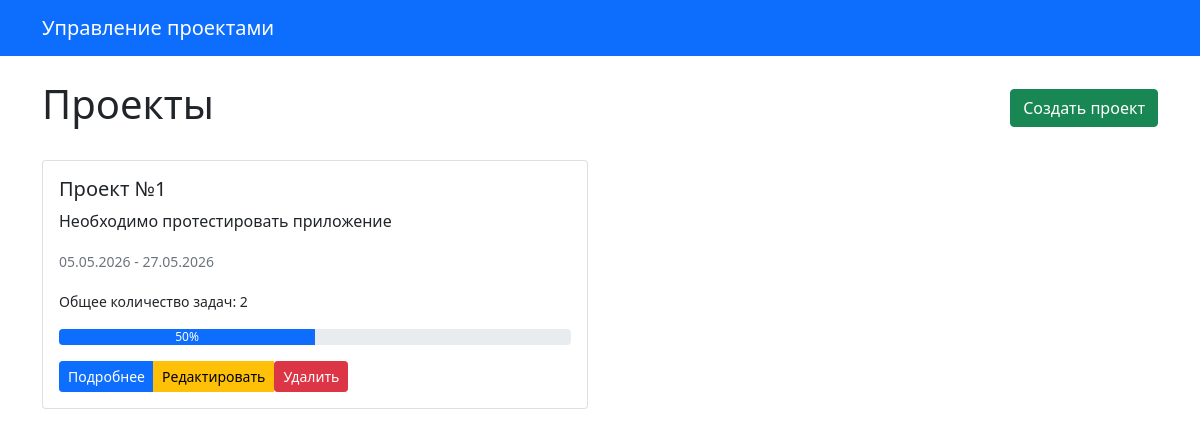
The app's page /project/ with its own data.
### models/project.py (models this page shows, shortened)
class Project(db.Model):
    __tablename__ = 'projects'
    id = db.Column(db.Integer, primary_key=True)
    name = db.Column(db.String(200), nullable=False)
    description = db.Column(db.Text, nullable=True)
    start_date = db.Column(db.Date, nullable=False)
    end_date = db.Column(db.Date, nullable=True)
    tasks = db.relationship('Task', backref='project', lazy=True, cascade='all, delete-orphan')
    def get_progress(self):
        total_tasks = len(self.tasks)
        if total_tasks == 0:
            return 0
        completed_tasks = sum(1 for task in self.tasks if task.status == TaskStatus.COMPLETED)
        return int((completed_tasks / total_tasks) * 100)
    def get_task_count(self):
        return len(self.tasks)

### models/task.py (models this page shows, shortened)
class Task(db.Model):
    __tablename__ = 'tasks'
    id = db.Column(db.Integer, primary_key=True)
    name = db.Column(db.String(200), nullable=False)
    description = db.Column(db.Text, nullable=True)
    status = db.Column(db.Enum(TaskStatus), nullable=False, default=TaskStatus.NEW)
    priority = db.Column(db.Enum(TaskPriority), nullable=False, default=TaskPriority.MEDIUM)
    assignee = db.Column(db.String(100), nullable=False, default='Не назначен')
    created_date = db.Column(db.DateTime, nullable=False, default=datetime.now)
    project_id = db.Column(db.Integer, db.ForeignKey('projects.id'), nullable=False)

### routes/project_routes.py (the view)
@project_bp.route('/')
def index():
    projects = Project.query.all()
    return render_template('index.html', projects=projects)

### templates/index.html
{% extends "base.html" %}
{% block content %}
<div class="d-flex justify-content-between align-items-center mb-4">
    <h1>Проекты</h1>
    <a href="{{ url_for('project.add_project') }}" class="btn btn-success">Создать проект</a>
</div>
<div class="row">
    {% for project in projects %}
    <div class="col-md-6 mb-4">
        <div class="card h-100">
            <div class="card-body">
                <h5 class="card-title">{{ project.name }}</h5>
                <p class="card-text">{{ project.description[:100] }}{% if project.description|length > 100 %}...{% endif %}</p>
                <p class="card-text">
                    <small class="text-muted">
                        {{ project.start_date.strftime('%d.%m.%Y') }}
                        {% if project.end_date %} - {{ project.end_date.strftime('%d.%m.%Y') }}{% endif %}
                    </small>
                </p>
                <p>
                    <small>
                        Общее количество задач: {{ project.get_task_count() }}
                    </small>
                </p>
                <div class="progress mb-3">
                    <div class="progress-bar" role="progressbar" style="width: {{ project.get_progress() }}%;">
                        {{ project.get_progress() }}%
                    </div>
                </div>
                <div class="btn-group" role="group">
                    <a href="{{ url_for('project.view_project', project_id=project.id) }}" class="btn btn-primary btn-sm">Подробнее</a>
                    <a href="{{ url_for('project.edit_project', project_id=project.id) }}" class="btn btn-warning btn-sm">Редактировать</a>
                    <form method="POST" action="{{ url_for('project.delete_project', project_id=project.id) }}" style="display: inline;" onsubmit="return confirm('Удалить проект? Все задачи также будут удалены.');">
                        <button type="submit" class="btn btn-danger btn-sm">Удалить</button>
                    </form>
                </div>
            </div>
        </div>
    </div>
    {% else %}
    <div class="col">
        <div class="alert alert-info">Нет проектов. Создайте первый проект!</div>
    </div>
    {% endfor %}
</div>
{% endblock %}

### records on screen
Project: name "Проект №1", description "Необходимо протестировать приложение", start_date "05.05.2026", end_date "27.05.2026", get_task_count "2", get_progress "50"
